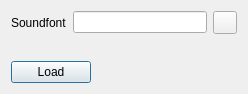
<?xml version="1.0" encoding="UTF-8"?>
<ui version="4.0">
 <class>FLUIDGuiBase</class>
 <widget class="QDialog" name="FLUIDGuiBase">
  <property name="geometry">
   <rect>
    <x>0</x>
    <y>0</y>
    <width>248</width>
    <height>94</height>
   </rect>
  </property>
  <property name="windowTitle">
   <string>Form1</string>
  </property>
  <layout class="QVBoxLayout">
   <property name="spacing">
    <number>6</number>
   </property>
   <property name="margin">
    <number>11</number>
   </property>
   <item>
    <layout class="QHBoxLayout">
     <property name="spacing">
      <number>6</number>
     </property>
     <property name="margin">
      <number>0</number>
     </property>
     <item>
      <widget class="QLabel" name="TextLabel1">
       <property name="text">
        <string>Soundfont</string>
       </property>
       <property name="wordWrap">
        <bool>false</bool>
       </property>
      </widget>
     </item>
     <item>
      <widget class="QLineEdit" name="pathEntry"/>
     </item>
     <item>
      <widget class="QToolButton" name="fdialogButton">
       <property name="text">
        <string/>
       </property>
      </widget>
     </item>
    </layout>
   </item>
   <item>
    <spacer name="Spacer2">
     <property name="orientation">
      <enum>Qt::Vertical</enum>
     </property>
     <property name="sizeType">
      <enum>QSizePolicy::Expanding</enum>
     </property>
     <property name="sizeHint" stdset="0">
      <size>
       <width>20</width>
       <height>20</height>
      </size>
     </property>
    </spacer>
   </item>
   <item>
    <layout class="QHBoxLayout">
     <property name="spacing">
      <number>6</number>
     </property>
     <property name="margin">
      <number>0</number>
     </property>
     <item>
      <widget class="QPushButton" name="loadButton">
       <property name="sizePolicy">
        <sizepolicy hsizetype="Preferred" vsizetype="Fixed">
         <horstretch>0</horstretch>
         <verstretch>0</verstretch>
        </sizepolicy>
       </property>
       <property name="text">
        <string>Load</string>
       </property>
      </widget>
     </item>
     <item>
      <spacer name="Spacer1">
       <property name="orientation">
        <enum>Qt::Horizontal</enum>
       </property>
       <property name="sizeType">
        <enum>QSizePolicy::Expanding</enum>
       </property>
       <property name="sizeHint" stdset="0">
        <size>
         <width>20</width>
         <height>20</height>
        </size>
       </property>
      </spacer>
     </item>
    </layout>
   </item>
  </layout>
 </widget>
 <resources/>
 <connections/>
</ui>
